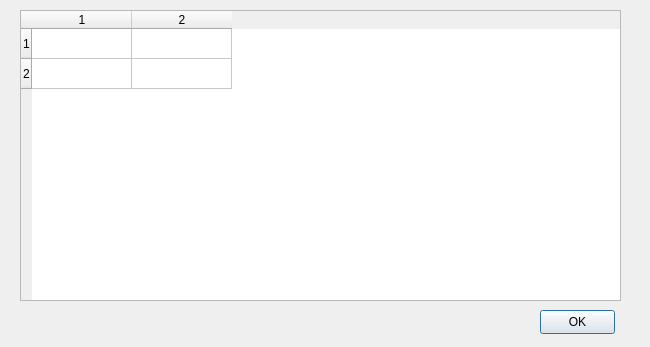
<?xml version="1.0" encoding="UTF-8"?>
<ui version="4.0">
 <class>help</class>
 <widget class="QDialog" name="help">
  <property name="geometry">
   <rect>
    <x>0</x>
    <y>0</y>
    <width>650</width>
    <height>347</height>
   </rect>
  </property>
  <property name="windowTitle">
   <string>Help</string>
  </property>
  <widget class="QTableWidget" name="tableHardware">
   <property name="geometry">
    <rect>
     <x>20</x>
     <y>10</y>
     <width>601</width>
     <height>291</height>
    </rect>
   </property>
   <property name="rowCount">
    <number>2</number>
   </property>
   <property name="columnCount">
    <number>2</number>
   </property>
   <row/>
   <row/>
   <column/>
   <column/>
  </widget>
  <widget class="QPushButton" name="pushButtonHelpAbout">
   <property name="geometry">
    <rect>
     <x>540</x>
     <y>310</y>
     <width>75</width>
     <height>24</height>
    </rect>
   </property>
   <property name="text">
    <string>OK</string>
   </property>
  </widget>
 </widget>
 <resources/>
 <connections>
  <connection>
   <sender>pushButtonHelpAbout</sender>
   <signal>clicked()</signal>
   <receiver>help</receiver>
   <slot>hide()</slot>
   <hints>
    <hint type="sourcelabel">
     <x>667</x>
     <y>381</y>
    </hint>
    <hint type="destinationlabel">
     <x>381</x>
     <y>210</y>
    </hint>
   </hints>
  </connection>
 </connections>
</ui>
